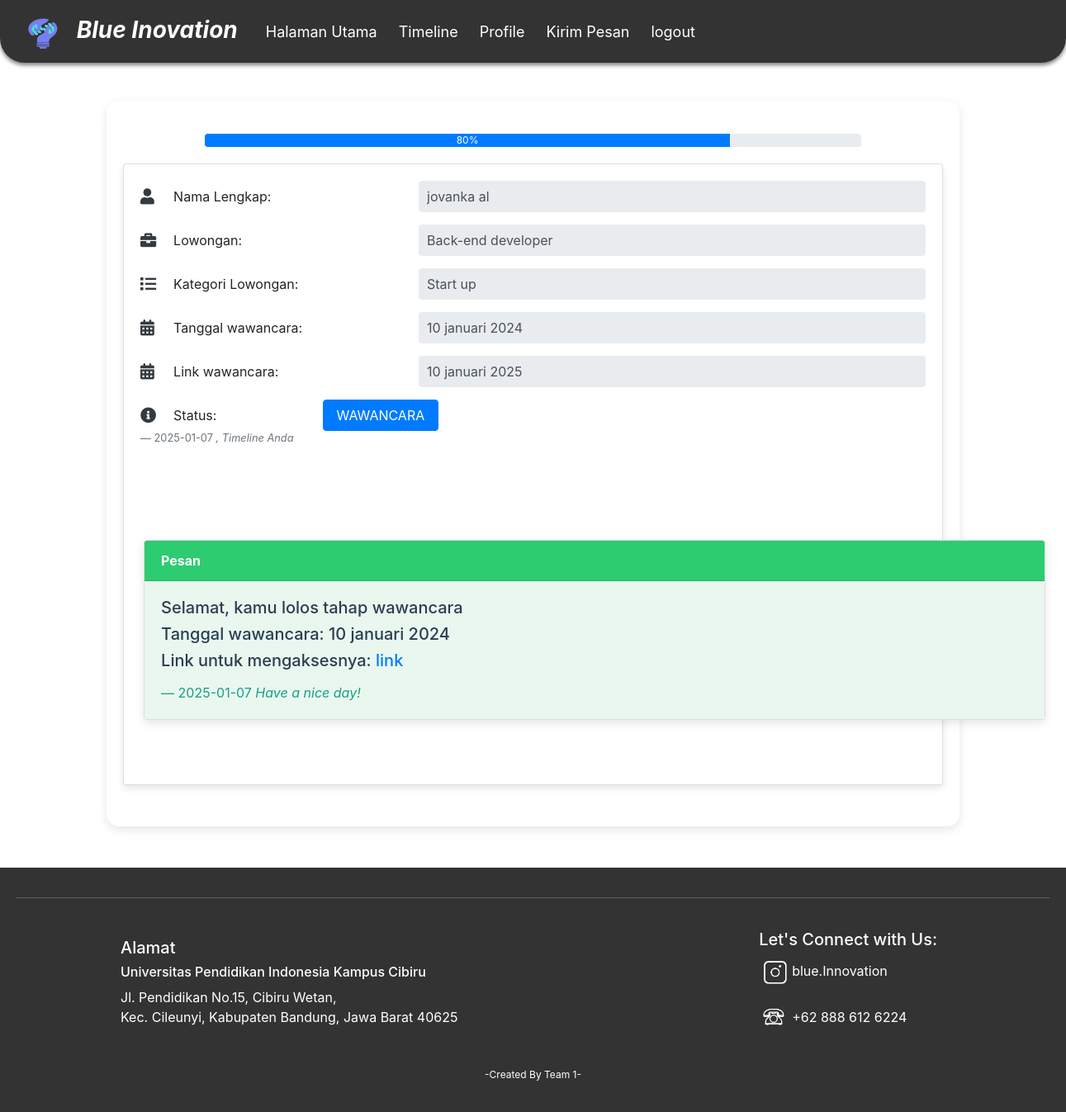
The app's page /user/test_data_proses.php (signed in) with its own data.
### tables this page shows
CREATE TABLE `pengajuan` (
  `id_pengajuan` int(11) NOT NULL,
  `id_lowongan` int(11) NOT NULL,
  `id_user` int(11) NOT NULL
);

CREATE TABLE `user` (
  `id_user` int(11) NOT NULL,
  `nama` varchar(50) NOT NULL,
  `password` varchar(50) NOT NULL,
  `nama_lengkap` varchar(150) NOT NULL,
  `level` enum('Admin','Member') NOT NULL,
  `status_role` varchar(50) NOT NULL,
  `domisili` varchar(100) NOT NULL DEFAULT '',
  `usia` char(3) NOT NULL DEFAULT '',
  `negara` varchar(100) NOT NULL DEFAULT '',
  `kontak` varchar(50) NOT NULL DEFAULT '',
  `email` varchar(100) NOT NULL DEFAULT '',
  `tanggal_wawancara` varchar(100) NOT NULL DEFAULT 'Belum Ditentukan',
  `link_wawancara` varchar(100) NOT NULL DEFAULT 'Belum Ditentukan',
  `dari_tanggal` varchar(40) NOT NULL,
  `sampai_tanggal` varchar(40) NOT NULL,
  `link` varchar(100) NOT NULL
);

CREATE TABLE `lowongan` (
  `id_lowongan` int(11) NOT NULL,
  `nama_lowongan` varchar(50) NOT NULL,
  `kategori_lowongan` varchar(50) NOT NULL,
  `waktu_lowongan` varchar(50) NOT NULL,
  `alamat` varchar(150) NOT NULL,
  `quota` int(11) NOT NULL,
  `deskripsi` varchar(150) NOT NULL,
  `img` varchar(400) NOT NULL,
  `gaji` varchar(100) NOT NULL
);

### user/test_data_proses.php (the view, shortened to what this page needs)
<!DOCTYPE html>
<html lang="id">
<head>
  <link rel="stylesheet" type="text/css" href="https://cdn.datatables.net/1.10.22/css/jquery.dataTables.css">
  <link href="https://cdn.jsdelivr.net/npm/bootstrap@5.3.0/dist/css/bootstrap.min.css" rel="stylesheet">
  <link rel="stylesheet" href="https://cdnjs.cloudflare.com/ajax/libs/font-awesome/6.0.0-beta3/css/all.min.css">
</head>
<body>
  <?php include "header.php"; ?>
  <br><br><br>
  <div class="main-container">
    <?php
      include '../conn.php';
      $id_user = $_SESSION['data-user'];
      $query = $conn->query("SELECT * FROM pengajuan a, lowongan b, user c WHERE a.id_lowongan=b.id_lowongan AND a.id_user=c.id_user AND c.id_user='$id_user'");
      $sql = $conn->query("SELECT * FROM user WHERE id_user='$id_user'");
      $tampil = $sql->fetch_array();
      while($data = $query->fetch_array()) {
    ?>
    <?php
      $data['status_role'] = $data['status_role'];
      $status = [
          'seleksi_berkas' => ['text' => 'Seleksi Berkas', 'percentage' => 20, 'class' => 'warning'],
          'tunggu_test' => ['text' => 'Tunggu Hasil Test', 'percentage' => 40, 'class' => 'warning'],
          'ikut_tes' => ['text' => 'Mengikuti Tes', 'percentage' => 60, 'class' => 'primary'],
          'wawancara' => ['text' => 'Wawancara', 'percentage' => 80, 'class' => 'primary'],
          'proses' => ['text' => 'Proses', 'percentage' => 90, 'class' => 'primary'],
          'dikeluarkan' => ['text' => 'Dikeluarkan', 'percentage' => 0, 'class' => 'danger'],
          'gagal_seleksi' => ['text' => 'Gagal Seleksi', 'percentage' => 0, 'class' => 'danger'],
          'sukses' => ['text' => 'Sukses', 'percentage' => 100, 'class' => 'success'],
      ];
      $current_status = $status[$data['status_role']] ?? $status['sukses'];
      ?>
    <div class="progress-container">
        <div class="progress">
            <div class="progress-bar bg-<?= $current_status['class'] ?>" role="progressbar" style="width: <?= $current_status['percentage'] ?>%;" aria-valuenow="<?= $current_status['percentage'] ?>" aria-valuemin="0" aria-valuemax="100">
                <?= $current_status['percentage'] ?>%
            </div>
        </div>
    </div>
    <div class="card">
      <div class="card-body">
        <div class="info-container">
          <i class="fas fa-user icon"></i>
          <label>Nama Lengkap:</label>
          <input type="text" value="<?php echo $data["nama_lengkap"]; ?>" class="form-control" readonly>
        </div>
        <div class="info-container">
          <i class="fas fa-briefcase icon"></i>
          <label>Lowongan:</label>
          <input type="text" value="<?php echo $data["nama_lowongan"]; ?>" class="form-control" readonly>
        </div>
        <div class="info-container">
          <i class="fas fa-list icon"></i>
          <label>Kategori Lowongan:</label>
          <input type="text" value="<?php echo $data["kategori_lowongan"]; ?>" class="form-control" readonly>
        </div>
        <?php if($data['status_role'] == 'wawancara') { ?>
        <div class="info-container">
          <i class="fas fa-calendar-alt icon"></i>
          <label>Tanggal wawancara:</label>
          <input type="text" value="<?php echo $data["tanggal_wawancara"]; ?>" class="form-control" readonly>
        </div>
        <div class="info-container">
          <i class="fas fa-calendar-alt icon"></i>
          <label>Link wawancara:</label>
          <input type="text" value="<?php echo $data["link_wawancara"]; ?>" class="form-control" readonly>
        </div>
        <?php } ?>
        <div class="info-container ">
          <i class="fas fa-info-circle icon"></i>
          <label>Status:</label>
          <div>
          <?php
            switch ($data['status_role']) {
              case 'wawancara':
                echo '<div class="d-flex justify-content-center">
                        <a href="#" class="btn btn-wawancara btn-primary btn-custom status-btn" style="width: 140px; margin-left: auto; margin-right: 590px;">Wawancara</a>
                      </div>';
                break;
            }
          ?>
          </div>
        </div>
        <footer class="blockquote-footer"><?php echo date('Y-m-d'); ?><cite title="Source Title"> , Timeline Anda</cite></footer>
      </div>
    <?php } ?>
    <div class="container my-4 p-4" style="overflow:auto;">
      <?php
        $lowongan = $conn->query("SELECT * FROM pengajuan a, lowongan b, user c WHERE a.id_lowongan=b.id_lowongan AND a.id_user=c.id_user AND c.id_user ='$id_user' ");
        $result = $lowongan->fetch_array();
        if ($tampil['status_role'] == 'proses') {
      ?>
      <div class="card message-card">
        <div class="card-header">
          Catatan
        </div>
        <div class="card-body">
          <blockquote class="blockquote mb-0">
            <h5 style="font-size: 17px;">
              <strong style="font-size: 22px;">Halo, Selamat Anda telah di ACC oleh Admin <b>Smart Kerja</b>.</strong>
              <br><br> Selamat bekerja semoga hari mu selalu menyenangkan</b>
            </h5>
            <p>Jika ada pertanyaan atau ingin tahu info lebih lanjut mengenai lowongan, atau perubahan status pekerjaan ke <b style="color: blue;">sukses</b>, silahkan kirim pesan ke admin
              <a href="ubah-user.php?id=<?php echo $result['id_user']; ?>" class="btn btn-primary btn-sm">Kirim Pesan</a>
            </p>
            <footer class="blockquote-footer" style="margin-top: 15px;"><?php echo date('Y-m-d'); ?> <cite title="Source Title">Have a nice day!</cite></footer>
          </blockquote>
        </div>
      </div>
      <?php } else if ($tampil['status_role'] == 'wawancara') { ?>
      <div class="card message-card">
        <div class="card-header">
          Pesan
        </div>
        <div class="card-body">
          <blockquote class="blockquote mb-0">
            <h5>Selamat, kamu lolos tahap wawancara</h5>
            <h5>Tanggal wawancara: <?php echo $tampil['tanggal_wawancara']; ?> </h5>
            <h5>Link untuk mengaksesnya: <a href="<?php echo $tampil['link_wawancara']; ?>">link</a></h5>
            <footer class="blockquote-footer" style="margin-top: 15px;"><?php echo date('Y-m-d'); ?> <cite title="Source Title">Have a nice day!</cite></footer>
          </blockquote>
        </div>
      </div>
      <?php } else if ($tampil['status_role'] == 'dikeluarkan') { ?>
      <div class="card message-card" style="overflow:auto;">
        <div class="card-header">
          Pesan
        </div>
        <div class="card-body">
          <blockquote class="blockquote mb-0">
            <h5>Maaf anda sudah dikeluarkan</h5>
            <footer class="blockquote-footer" style="margin-top: 15px;"><?php echo date('Y-m-d'); ?> <cite title="Source Title">Have a nice day!</cite></footer>
          </blockquote>
        </div>
      </div>
      <?php } else if ($tampil['status_role'] == 'gagal_seleksi') { ?>
      <div class="card message-card" style="overflow:auto;">
        <div class="card-header">
          Pesan
        </div>
        <div class="card-body">
          <blockquote class="blockquote mb-0">
            <h5>Maaf anda gagal lolos</h5>
            <footer class="blockquote-footer" style="margin-top: 15px;"><?php echo date('Y-m-d'); ?> <cite title="Source Title">Have a nice day!</cite></footer>
          </blockquote>
        </div>
      </div>
      <?php } else if ($tampil['status_role'] == 'sukses') { ?>
      <div class="row">
        <div class="card col-md-4 text-center message-card">
          <img src="img_gambar/sertif.png" class="card-img-top" alt="Sertifikat">
          <div class="card-body">
            <p class="card-text">Silahkan download sertifikat Anda di sini:</p>
            <a href="mpdf/index.php?id=<?php echo $result['id_user']; ?>" target="_blank" class="btn btn-info btn-custom">Download</a>
          </div>
        </div>
        <div class="card col-md-7 ms-md-3 message-card">
          <div class="card-header">
            Pesan
          </div>
          <div class="card-body">
            <blockquote class="blockquote mb-0">
              <p>Selamat <b><?php echo $result['nama']; ?></b>, Kamu sudah menyelesaikan kerja.<br><br>
                <strong style="font-size: 17px; font-style: italic;">
                  Note: Jika sertifikat Anda belum ada, silahkan kirim pesan ke admin
                  <a href="ubah-user.php?id=<?php echo $result['id_user']; ?>" class="btn btn-primary btn-sm">Kirim Pesan</a>
                </strong>
              </p>
              <footer class="blockquote-footer" style="margin-top: 15px;"><?php echo date('Y-m-d'); ?> <cite title="Source Title">Have a nice day!</cite></footer>
            </blockquote>
          </div>
        </div>
      </div>
      <?php } ?>
</div>
</div>
          </div>
  <?php include "footer.php"; ?>
</body>
</html>

### user/test_data_proses.php (style rules this page uses)
body { background-color: #f8f9fa; font-family: 'Arial', sans-serif; }
.main-container { margin: 50px auto; padding: 20px; max-width: 80%; background-color: #ffffff; box-shadow: 0 4px 12px rgba(0, 0, 0, 0.1); border-radius: 15px; }
.card { margin-bottom: 30px; border: none; box-shadow: 0 4px 8px rgba(0, 0, 0, 0.1); border-radius: 15px; }
.card-body { padding: 25px; }
.form-control[readonly] { background-color: #f8f9fa; border: none; padding-left: 10px; padding-right: 10px; }
.status-btn { padding: 10px 20px; font-size: 0.875rem; text-transform: uppercase; border-radius: 50px; margin-right: 10px; transition: transform 0.2s; }
.icon { font-size: 1.2rem; color: #343a40; margin-right: 10px; }
.info-container { display: flex; align-items: center; margin-bottom: 15px; }
.info-container .icon { min-width: 30px; }
.info-container label { margin: 0; flex: 1; }
.info-container input { flex: 2; padding-left: 10px; padding-right: 10px; }
.message-card { margin-top: 30px; border-radius: 15px; background-color: #e9f7ef; box-shadow: 0 4px 12px rgba(0, 0, 0, 0.1); }
.message-card .card-header { background-color: #2ecc71; color: white; font-weight: bold; }
.message-card .card-body { background-color: #e9f7ef; color: #2c3e50; }
.message-card .blockquote-footer { color: #16a085; }
.btn-custom { padding: 10px 20px; font-size: 1rem; border-radius: 50px; text-transform: uppercase; }
.btn-wawancara, .btn-tes, .btn-proses { background-color: #3498db; color: white; }
.progress-container { margin: 20px auto; width: 80%; }
.status-btn { width: 140px; margin-left: auto; margin-right: 590px; }

### user/header.php (style rules this page uses)
body { width: #f2f2f2; }

### user/footer.php (style rules this page uses)
.container { width: 2000px; }

### records on screen
pengajuan: id_user.status_role "80", id_user.nama_lengkap "jovanka al", id_lowongan.nama_lowongan "Back-end developer", id_lowongan.kategori_lowongan "Start up", id_user.tanggal_wawancara "10 januari 2024", id_user.link_wawancara "10 januari 2025"
user: tanggal_wawancara "10 januari 2024"
